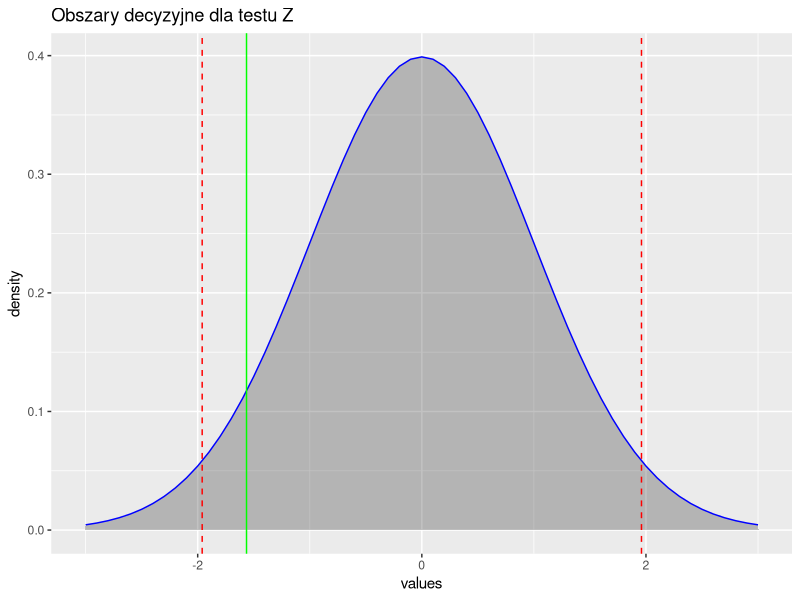
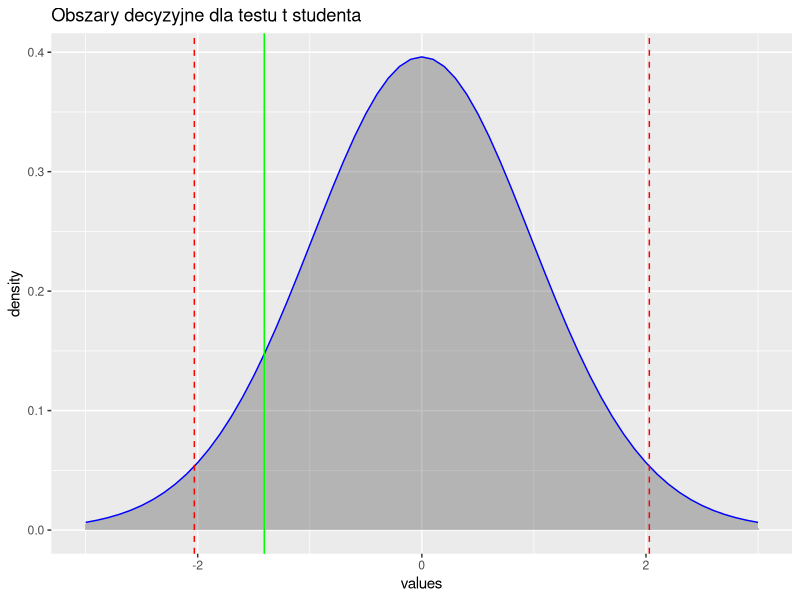
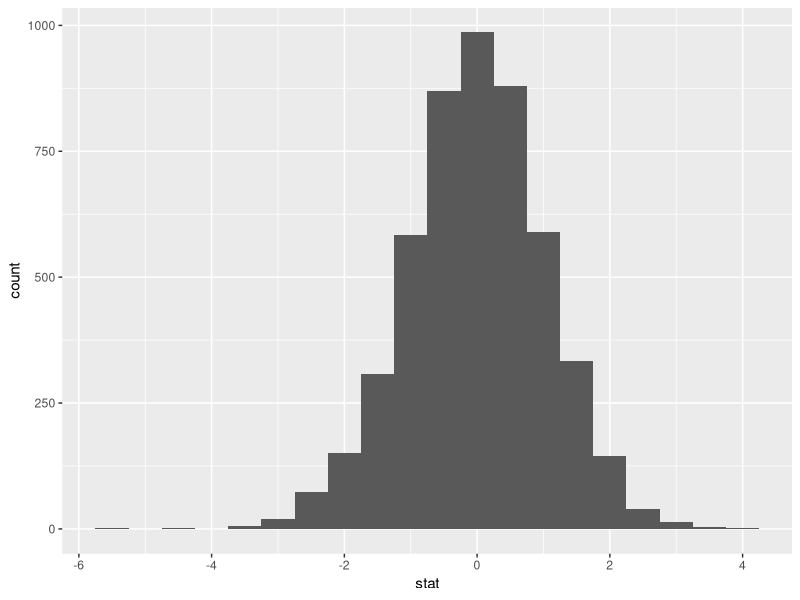

Reproduce these figures in R, in order.
## ---- chunk 1
library(tidyverse)
## ---- chunk 2
caffeine <- read_csv("lab7dt1.csv")
head(caffeine)
## ---- chunk 3
nden <- tibble(values = seq(-3,3,0.1)) %>% mutate(density = dnorm(values))
n <- length(caffeine$caffeine)
Z_sd <- 5
mu0 <- 120
Z_stat <- ((1/n)*sum(caffeine$caffeine) - mu0)/(Z_sd/sqrt(n))
ggplot(data = nden, aes(x=values, y=density)) + geom_area(alpha = 0.3, color='blue') + geom_vline(xintercept=qnorm(0.025), linetype='dashed', color='red') + geom_vline(xintercept=qnorm(0.975), linetype='dashed', color='red') + geom_vline(xintercept=Z_stat, color='green') + ggtitle("Obszary decyzyjne dla testu Z")
## ---- chunk 4
paste("Kwantyl 0.025:", round(qnorm(0.025),2), "Kwantyl 0.975:", round(qnorm(0.975),2), "Nasza wartość z próby:", round(Z_stat,2))
## ---- chunk 5
n <- length(caffeine$caffeine)
nden <- tibble(values = seq(-3,3,0.1)) %>% mutate(density = dt(values, n-1))
Z_sd <- sqrt((1/(n-1))*sum((caffeine$caffeine-mean(caffeine$caffeine))^2))
mu0 <- 120
Z_stat <- (mean(caffeine$caffeine) - mu0)/(Z_sd/sqrt(n))
ggplot(data = nden, aes(x=values, y=density)) + geom_area(alpha = 0.3, color='blue') + geom_vline(xintercept=qt(0.025, n-1), linetype='dashed', color='red') + geom_vline(xintercept=qt(0.975, n-1), linetype='dashed', color='red') + geom_vline(xintercept=Z_stat, color='green') + ggtitle("Obszary decyzyjne dla testu t studenta")
## ---- chunk 6
Z_stat
t.test(caffeine$caffeine, mu=120)
## ---- chunk 7
bootstrap_caffeine <- caffeine$caffeine - mean(caffeine$caffeine) + 120
## ---- chunk 8
bootstrap_stat <- rep(0,5000)
mu0 <- 120
compute_z <- function(sample,mu){
  se <- sqrt((1/(n-1))*sum((sample-mean(sample))^2))
  return((mean(sample)-mu)/((se)/sqrt(n)))
}
for(i in 1:5000){
  curr_sample <- sample(bootstrap_caffeine, size=n, replace=TRUE)
  bootstrap_stat[i] <- compute_z(curr_sample, mu0)
}
head(bootstrap_stat)
## ---- chunk 9
bootstrap_stat_tbl <- tibble(stat = bootstrap_stat)
ggplot(data = bootstrap_stat_tbl, aes(x = stat)) + geom_histogram(binwidth=0.5)
## ---- chunk 10
bootstrap_p <- sum((bootstrap_stat <= -abs(Z_stat))|(bootstrap_stat >= abs(Z_stat)))/5000

paste("p-value testu bootstrap wynosi", round(bootstrap_p, 4))
